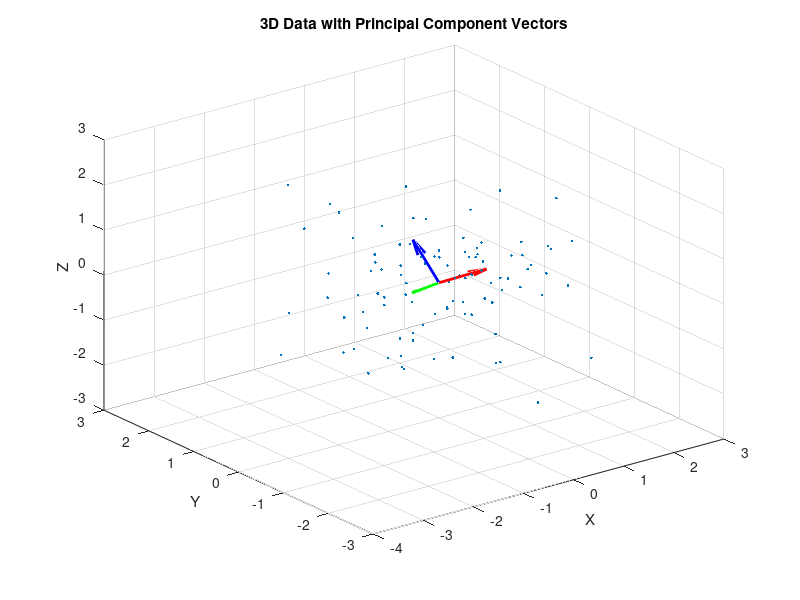

The MATLAB script that drew this image:
% Example 3D data
data = randn(100, 3);

% Perform PCA
coeff = pca(data);

% Create a 3D scatter plot of the data
scatter3(data(:, 1), data(:, 2), data(:, 3), '.');

hold on;

% Plot principal component vectors
origin = mean(data);  % Origin for quiver plot
scaleFactor = 1;  % Adjust this value to scale the length of the vectors

quiver3(0, 0,0, scaleFactor * coeff(1, 1), scaleFactor * coeff(2, 1), scaleFactor * coeff(3, 1), 'r', 'LineWidth', 2);
quiver3(0, 0, 0, scaleFactor * coeff(1, 2), scaleFactor * coeff(2, 2), scaleFactor * coeff(3, 2), 'g', 'LineWidth', 2);
quiver3(0,0, 0, scaleFactor * coeff(1, 3), scaleFactor * coeff(2, 3), scaleFactor * coeff(3, 3), 'b', 'LineWidth', 2);

hold off;

xlabel('X');
ylabel('Y');
zlabel('Z');
title('3D Data with Principal Component Vectors');
grid on;